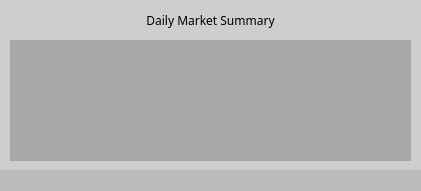
    <widget class="QFrame" name="insightsFrame">
     <property name="geometry">
      <rect>
       <x>40</x>
       <y>440</y>
       <width>421</width>
       <height>191</height>
      </rect>
     </property>
     <property name="styleSheet">
      <string notr="true">background-color:#CECECE; 
border:none</string>
     </property>
     <property name="frameShape">
      <enum>QFrame::StyledPanel</enum>
     </property>
     <property name="frameShadow">
      <enum>QFrame::Raised</enum>
     </property>
     <widget class="QFrame" name="insightsFrameFooter">
      <property name="geometry">
       <rect>
        <x>0</x>
        <y>170</y>
        <width>421</width>
        <height>21</height>
       </rect>
      </property>
      <property name="styleSheet">
       <string notr="true">background-color:#BCBCBC</string>
      </property>
      <property name="frameShape">
       <enum>QFrame::StyledPanel</enum>
      </property>
      <property name="frameShadow">
       <enum>QFrame::Raised</enum>
      </property>
     </widget>
     <widget class="QLabel" name="lblMarketSummary">
      <property name="geometry">
       <rect>
        <x>10</x>
        <y>10</y>
        <width>401</width>
        <height>20</height>
       </rect>
      </property>
      <property name="font">
       <font>
        <family>Futura</family>
       </font>
      </property>
      <property name="styleSheet">
       <string notr="true">color: black;</string>
      </property>
      <property name="text">
       <string>Daily Market Summary</string>
      </property>
      <property name="alignment">
       <set>Qt::AlignCenter</set>
      </property>
     </widget>
     <widget class="QTextEdit" name="txtMarketSummary">
      <property name="enabled">
       <bool>false</bool>
      </property>
      <property name="geometry">
       <rect>
        <x>10</x>
        <y>40</y>
        <width>401</width>
        <height>121</height>
       </rect>
      </property>
      <property name="font">
       <font>
        <family>Futura</family>
        <pointsize>9</pointsize>
       </font>
      </property>
      <property name="styleSheet">
       <string notr="true">background-color:#A9A9A9; 
color: Black;</string>
      </property>
     </widget>
    </widget>
